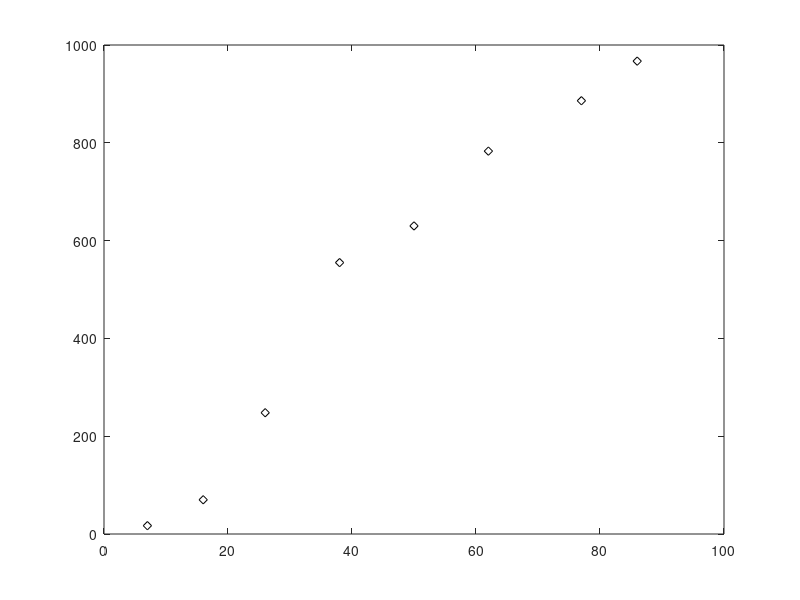

MATLAB code to generate this figure: (Note: this script raises an error after producing the figure.)
% Name: Andrew Pang
% Date: 3 MAY 2019  
% Task 2 :  e^x
clear all; close all; clc;

%creates row vectors x y and loge(y)
x = [ 7 16 26 38 50 62 77 86 ];
y = [ 17 70 248 555 630 783 886 967 ];
lny = log(y);

%plots y values agaisnt x
plot(x,y,'kd')
hold on

%calls the linreg function to obtain loge(b)=y-int, k=gradient and r2=error
[lnb, k, r2 ] = linreg(x,lny);

%finds b
b = exp(lnb);
fprintf('beta is %f, k is %f, r^2 is %f\n',b,k,r2);

%uses matlab polyfit to find its values of b and k and r2
p = polyfit(x,lny,1);
b_new = exp(p(2));
k_new = p(1);

%calculation for r2
sr = sum((lny - p(2) - k*x).^2);
st = sum((lny - (sum(lny)/8)).^2);
r2_new = 1 - sr/st;

fprintf('beta is %f , k is %f, r^2 is %f using polyfit\n',b_new,k_new,r2_new);

%plots the graph for the non linear function
x_new = 0:1:90;
y_new = b_new.*(exp(k_new.*x_new));
plot(x_new,y_new,'b--');

%labels the graph
xlabel('x values');
ylabel('y values');
legend('Original','Curve fit');


